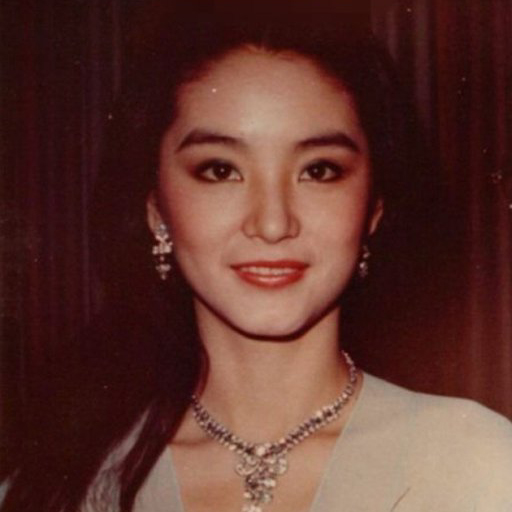
#> input picture 实验二/3/test_image.jpg, 512 x 512 px
$ python dct_3_progressive.py
#> lines starting #> are read from the running program, lines starting #| are printed output that depends on the picture
### multimedia_code/src/utils/io.py
import cv2
import numpy as np
from PIL import Image

def read_image_grayscale(path):
    """
    Read an image and convert to grayscale.

    Args:
        path: Path to the image file.

    Returns:
        2D numpy array representing the grayscale image.
    """
#> called with path = '实验二/3/test_image.jpg'
    # Using PIL for reading to be safe, then convert to numpy
    try:
        img = Image.open(path).convert('L')
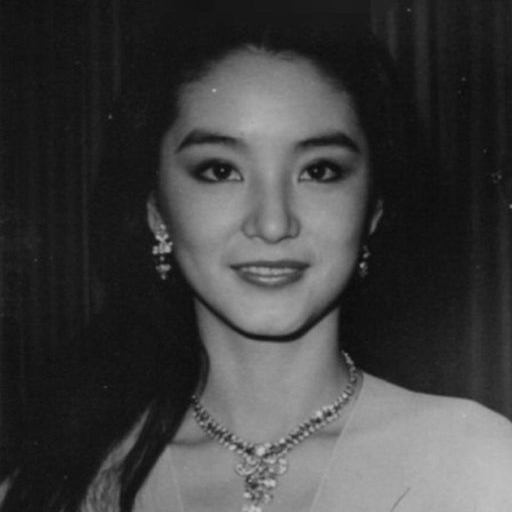
#> img: PIL image 512x512 L; min 10, max 196, mean 64.1
        return np.array(img)
    except Exception as e:
        print(f"Error reading image {path}: {e}")
        return None

# [13 lines left out: function save_image, not called in this run]

### multimedia_code/src/core/dct.py
import numpy as np

def create_dct_matrix(n):
    """
    Create the DCT-II matrix of size n x n.
    C[i, j] = alpha(i) * cos((2*j + 1) * i * pi / (2*n))

    Args:
        n: Size of the matrix.

    Returns:
        n x n numpy array.
    """
#> called with n = 512
    dct_matrix = np.zeros((n, n))
    for i in range(n):
        alpha = np.sqrt(1/n) if i == 0 else np.sqrt(2/n)
        for j in range(n):
            dct_matrix[i, j] = alpha * np.cos((2 * j + 1) * i * np.pi / (2 * n))
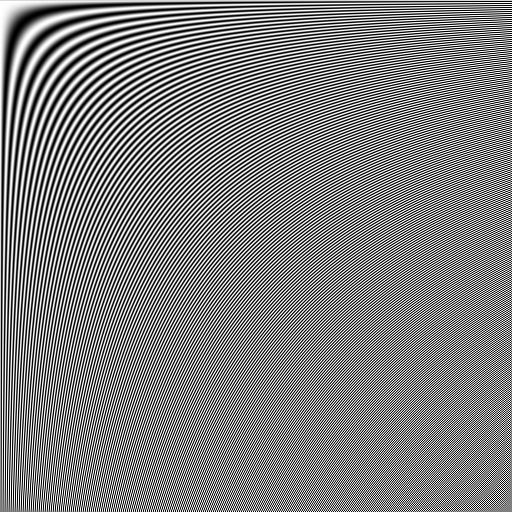
#> dct_matrix: shape (512, 512) float64; min -0.0625, max 0.0625, mean 8.63e-05; drawn with min black and max white
    return dct_matrix

# [17 lines left out: functions dct_1d_manual, idct_1d_manual, not called in this run]

def dct_2d_manual(matrix):
    """
    Perform 2D DCT manually using matrix multiplication.
    F = C * f * C^T

    Args:
        matrix: 2D numpy array.

    Returns:
        2D numpy array representing the DCT coefficients.
    """
    h, w = matrix.shape
    C_h = create_dct_matrix(h)
    C_w = create_dct_matrix(w)

    return C_h @ matrix @ C_w.T

def idct_2d_manual(matrix):
    """
    Perform Inverse 2D DCT manually using matrix multiplication.
    f = C^T * F * C

    Args:
        matrix: 2D numpy array (DCT coefficients).

    Returns:
        2D numpy array representing the spatial data.
    """
    h, w = matrix.shape
    C_h = create_dct_matrix(h)
    C_w = create_dct_matrix(w)

    return C_h.T @ matrix @ C_w

# [43 lines left out: functions block_dct, block_idct, not called in this run]

### multimedia_code/src/experiments/exp2_3_progressive.py
"""
Experiment 2-3 Progressive: Progressive DCT Compression Analysis.

This module performs a progressive analysis of DCT compression by varying
the number of retained coefficients (K) and measuring PSNR.
"""

import os
import numpy as np
from ..core.dct import dct_2d_manual, idct_2d_manual
from ..core.metrics import calculate_psnr
from ..utils.io import read_image_grayscale, save_image
from ..utils.visualization import plot_results, plot_line_chart

def run(image_path, output_dir):
    """
    Execute the progressive experiment.

    Args:
        image_path (str): Path to the input image.
        output_dir (str): Path to the output directory.
    """
    print("Running Experiment 2-3: Progressive Compression...")

    img = read_image_grayscale(image_path)
    if img is None:
        return

    # Full Image DCT
    print("Calculating full image DCT (this may take a while)...")
    dct_coeffs = dct_2d_manual(img)

    # Flatten and sort coefficients by magnitude
    flat_coeffs = dct_coeffs.flatten()
    abs_coeffs = np.abs(flat_coeffs)
    # Get indices of sorted coefficients (descending)
    sorted_indices = np.argsort(abs_coeffs)[::-1]

    # Updated K values with more breakpoints between 100 and 600
    k_values = [10, 50, 100, 200, 300, 400, 500, 600, 1000, 2000, 5000, 10000]
    results = []
    titles = []
    psnr_values = []

    # Print table header
    print(f"{'K Value':<10} | {'PSNR (dB)':<10} | {'Compression Ratio':<20}")
    print("-" * 45)

    for k in k_values:
        # Select top K
        # Create a mask for the top K coefficients
        indices = sorted_indices[:k]
        mask = np.zeros_like(flat_coeffs)
        mask[indices] = 1

        # Apply mask
        compressed_flat = flat_coeffs * mask
        compressed_coeffs = compressed_flat.reshape(dct_coeffs.shape)

        # Reconstruct
        reconstructed = idct_2d_manual(compressed_coeffs)

        # Metrics
        psnr = calculate_psnr(img, reconstructed)
        psnr_values.append(psnr)
        ratio = (img.shape[0] * img.shape[1]) / k

        # Print row
        print(f"{k:<10} | {psnr:<10.2f} | {ratio:<20.1f}")

        # Save individual image - DISABLED as requested
        # save_image(os.path.join(output_dir, f'progressive_k{k:05d}.jpg'), reconstructed)

        results.append(reconstructed)
        titles.append(f"K={k}\nPSNR={psnr:.2f}dB")
#> this loop made 12 passes
#> psnr on passes 2 to 12: 23.35, 24.75, 26.31, 27.39, 28.21, 28.85, 29.37, 30.95, 33.28, 36.77, 40.14
#> (indices, psnr) on pass 1: ([0, 2, 512, 513, 1, 4, 1536, 1025, 1026, 1024], 19.88)
#| 10         | 19.88      | 26214.4
#| 50         | 23.35      | 5242.9
#| 100        | 24.75      | 2621.4
#| 200        | 26.31      | 1310.7
#| 300        | 27.39      | 873.8
#| 400        | 28.21      | 655.4
#| 500        | 28.85      | 524.3
#| 600        | 29.37      | 436.9
#> (further printed lines are left out)
#> pass 1, in run, `reconstructed = idct_2d_manual(compressed_coeffs)`:
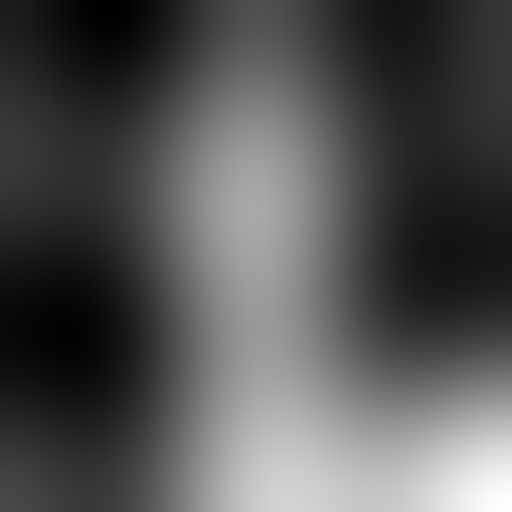
#> reconstructed: shape (512, 512) float64; min -5.22, max 206.2, mean 64.1; drawn with min black and max white
#> pass 1, in calculate_mse, `diff = img1.astype(float) - img2.astype(float)`:
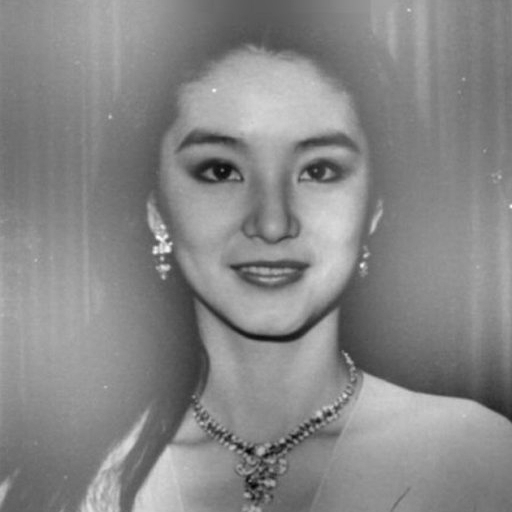
#> diff: shape (512, 512) float64; min -117.3, max 103.3, mean 0; drawn with min black and max white
#> after the loop, psnr_values = [19.88, 23.35, 24.75, 26.31, 27.39, 28.21, 28.85, 29.37, 30.95, 33.28, 36.77, 40.14]; results = 12 items; titles = 12 items

    # Plot comparison
    print("Generating comparison plot...")
    plot_results(results, titles, os.path.join(output_dir, 'progressive_comparison.png'))

    # Plot PSNR curve
    print("Generating PSNR curve...")
    plot_line_chart(k_values, psnr_values,
                   "PSNR vs Number of Coefficients (K)",
                   "Number of Coefficients (K)",
                   "PSNR (dB)",
                   os.path.join(output_dir, 'psnr_curve.png'),
                   log_x=True)

    print("Experiment 2-3 Progressive Completed.")

### multimedia_code/src/core/metrics.py
import numpy as np

def calculate_mse(img1, img2):
    """
    Calculate Mean Squared Error (MSE) manually.

    Args:
        img1: 2D numpy array.
        img2: 2D numpy array.

    Returns:
        float: MSE value.
    """
    assert img1.shape == img2.shape, "Images must have the same dimensions"
    diff = img1.astype(float) - img2.astype(float)
    mse = np.mean(diff ** 2)
    return mse

def calculate_psnr(img1, img2, max_val=255.0):
    """
    Calculate Peak Signal-to-Noise Ratio (PSNR) manually.

    Args:
        img1: 2D numpy array (original).
        img2: 2D numpy array (compressed/reconstructed).
        max_val: Maximum possible pixel value.

    Returns:
        float: PSNR value in dB.
    """
    mse = calculate_mse(img1, img2)
    if mse == 0:
        return float('inf')
    psnr = 10 * np.log10((max_val ** 2) / mse)
    return psnr

### multimedia_code/src/utils/visualization.py
import matplotlib.pyplot as plt
import numpy as np

def plot_results(images, titles, output_path, figsize=(15, 10)):
    """
    Plot multiple images in a grid.

    Args:
        images: List of numpy arrays (images).
        titles: List of title strings.
        output_path: Path to save the plot.
        figsize: Figure size.
    """
#> called with figsize = (15, 10)
    n = len(images)
#> n = 12
    cols = 3
    rows = (n + cols - 1) // cols
#> rows = 4

    plt.figure(figsize=figsize)
    for i in range(n):
        plt.subplot(rows, cols, i + 1)
        plt.imshow(images[i], cmap='gray', vmin=0, vmax=255)
        plt.title(titles[i])
        plt.axis('off')

    plt.tight_layout()
    plt.savefig(output_path)
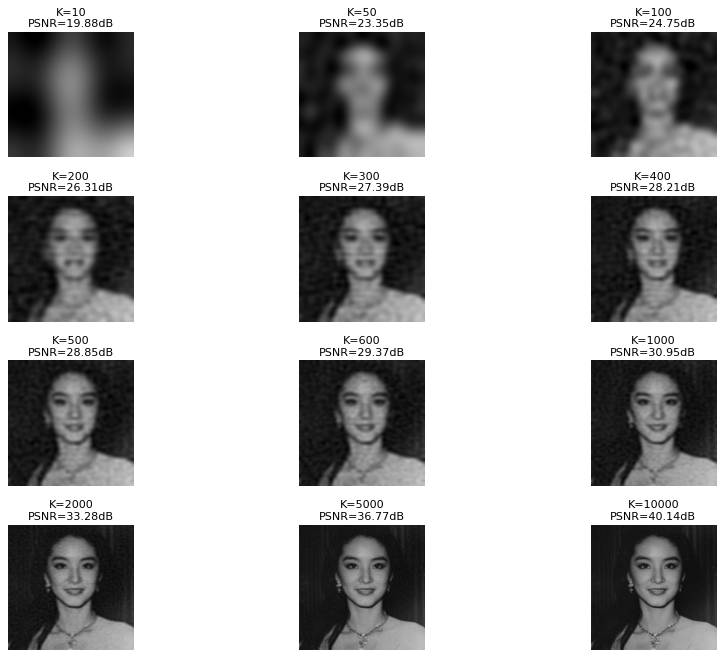
#> figure drawn by matplotlib, 12 panels
    plt.close()

# [11 lines left out: function plot_histogram, not called in this run]

def plot_line_chart(x, y, title, xlabel, ylabel, output_path, log_x=False):
    """
    Plot a line chart.
    """
#> called with title = 'PSNR vs Number of Coefficients (K)', xlabel = 'Number of Coefficients (K)', ylabel = 'PSNR (dB)', log_x = True
    plt.figure(figsize=(10, 6))
    plt.plot(x, y, marker='o', linestyle='-', color='b')
    plt.title(title)
    plt.xlabel(xlabel)
    plt.ylabel(ylabel)
    plt.grid(True)
    if log_x:
        plt.xscale('log')

    # Add value labels
    for i, txt in enumerate(y):
        plt.annotate(f"{txt:.2f}", (x[i], y[i]), textcoords="offset points", xytext=(0,10), ha='center')
#> this loop made 12 passes
#> txt on passes 1 to 12: 19.88, 23.35, 24.75, 26.31, 27.39, 28.21, 28.85, 29.37, 30.95, 33.28, 36.77, 40.14

    plt.savefig(output_path)
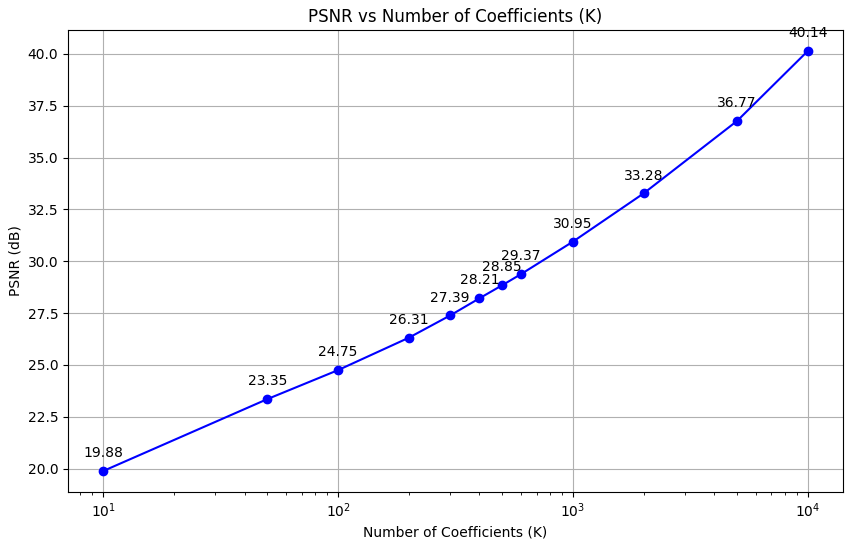
#> figure drawn by matplotlib, 1 panel; curve peaks at x = 10000, y = 40.14
    plt.close()

### 实验二/3/dct_3_progressive.py
import sys
import os

# Add multimedia_code to path
current_dir = os.path.dirname(os.path.abspath(__file__))
multimedia_code_path = os.path.abspath(os.path.join(current_dir, '..', '..', 'multimedia_code'))
sys.path.append(multimedia_code_path)

from src.experiments import exp2_3_progressive

if __name__ == "__main__":
    print("Running Experiment 2-3 Progressive (Wrapper)...")
    # Redirect output to multimedia_code/output/exp2_3_progressive
    output_dir = os.path.join(multimedia_code_path, 'output', 'exp2_3_progressive')
    if not os.path.exists(output_dir):
        os.makedirs(output_dir)

    image_path = os.path.join(current_dir, 'test_image.jpg')

    if not os.path.exists(image_path):
        # Try to find test image in common locations
        common_paths = [
            os.path.join(current_dir, '..', '..', 'multimedia_code', 'test_image.jpg'),
            os.path.join(current_dir, '..', '..', 'test_image.jpg')
        ]
        for p in common_paths:
            if os.path.exists(p):
                image_path = p
                break

    exp2_3_progressive.run(image_path, output_dir)
